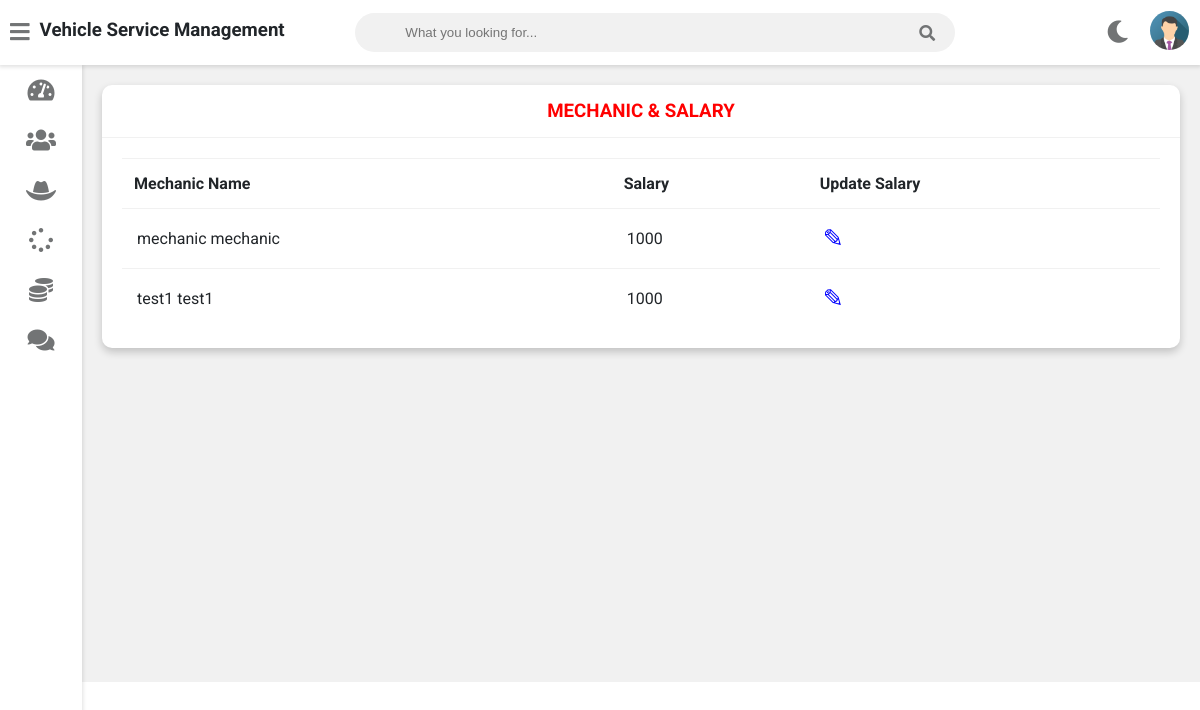
/admin-view-mechanic-salary (signed in), run on the app's committed database.
### vehicle/models.py (models this page shows, shortened)
class Mechanic(models.Model):
    user=models.OneToOneField(User,on_delete=models.CASCADE)
    profile_pic= models.ImageField(upload_to='profile_pic/MechanicProfilePic/',null=True,blank=True)
    address = models.CharField(max_length=40)
    mobile = models.CharField(max_length=20,null=False)
    skill = models.CharField(max_length=500,null=True)
    salary=models.PositiveIntegerField(null=True)
    status=models.BooleanField(default=False)
    @property
    def get_name(self):
        return self.user.first_name+" "+self.user.last_name

### vehicle/views.py (the view)
# urls.py: path('admin-view-mechanic-salary',views.admin_view_mechanic_salary_view,name='admin-view-mechanic-salary'),
@login_required(login_url='adminlogin')
def admin_view_mechanic_salary_view(request):
    mechanics=models.Mechanic.objects.all()
    return render(request,'vehicle/admin_view_mechanic_salary.html',{'mechanics':mechanics})

### templates/vehicle/admin_view_mechanic_salary.html
{% extends 'vehicle/adminbase.html' %}
{% block content %}
{% load static %}
	<div class="wrapper">
		<div class="row">
			<div class="col-12 col-m-12 col-sm-12">
				<div class="card">
					<div class="card-header">
						<h3 style="color:red; text-align:center" >MECHANIC & SALARY
						</h3>
					</div>
					<div class="card-content">
						<table>
							<thead>
                <tr>
                  <th>Mechanic Name</th>
                  <th>Salary</th>
                  <th>Update Salary</th>
                </tr>
							</thead>
							<tbody>
              {% for m in mechanics %}
                <tr>
                  <td> {{m.get_name}}</td>
                  <td>{{m.salary}}</td>
                  <td><a  style="color:blue; text-decoration:none;font-size:25px;" href="{% url 'update-salary' m.id  %}">&#9998;</a></td>
                </tr>
                {% endfor %}
							</tbody>
						</table>
					</div>
				</div>
			</div>
		</div>
<br><br><br><br><br><br><br><br><br><br><br><br><br><br><br><br>
	</div>
{% endblock content %}

### static/style.css (style rules this page uses)
:root { --primary-color: #4834d4; --success-color: #6ab04c; --warning-color: #f0932b; --danger-color: #eb4d4b; --light-color: #212529; --light-second-color: #727475; --light-background: #ffffff; --light-second-background: #f1f1f1; --dark-color: #909090; --dark-second-color: #f5f6fa; --dark-background: #23242D; --dark-second-background: #181818; }
.light { --main-bg-color: var(--light-background); --second-bg-color: var(--light-second-background); --main-color: var(--light-color); --second-color: var(--light-second-color); }
* { box-sizing: border-box; }
body { font-family: 'Roboto', sans-serif; background: var(--main-bg-color); color: var(--main-color); margin: 0; }
.wrapper { padding: 10px; margin-left: 82px; padding-top: 75px; background: var(--second-bg-color); transition: margin-left .5s; }
.row { display: flex; flex-wrap: wrap; flex-direction: row; }
.row:after, .row:before { box-sizing: border-box; }
[class*="col-"] { padding: 10px; }
@media only screen and (min-width: 600px) { .col-sm-12 { width: 100%; } }
@media only screen and (min-width: 768px) { .col-m-12 { width: 100%; } }
@media only screen and (min-width: 992px) { .col-12 { width: 100%; } }
.card { background: var(--main-bg-color); color: var(--main-color); border-radius: 10px; margin-bottom: 10px; box-shadow: 0 4px 8px 0 rgba(0,0,0,0.2); }
.card-header { padding: 15px 30px; border-bottom: 1px solid var(--second-bg-color); position: relative; }
.card-header h3 { margin: 0; }
.card-content { padding: 20px; overflow-x: auto; }
table { border-collapse: collapse; width: 100%; }
table td { border-top: 1px solid var(--second-bg-color); padding: 15px; }
table th { border-top: 1px solid var(--second-bg-color); border-bottom: 1px solid var(--second-bg-color); padding: 15px 12px; text-align: left; }

### data on the page
Mechanic: get_name "mechanic mechanic", salary "1000"
Mechanic: get_name "test1 test1", salary "1000"
